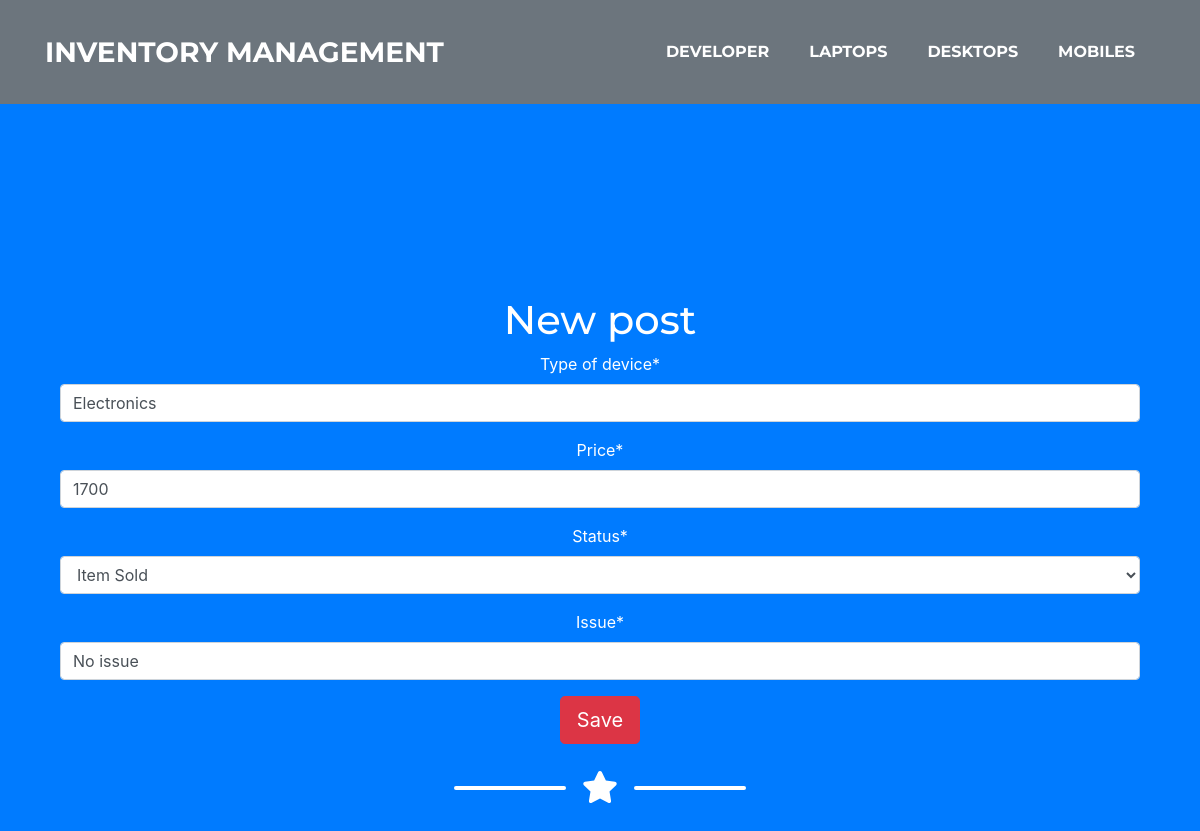
Page /edit_desktop/1 on the committed database.
### inventory/models.py (models this page shows, shortened)
class Device(models.Model):
    type_of_device = models.CharField(max_length=200, blank=False)
    price          = models.PositiveIntegerField()
    issue          = models.CharField(max_length=200, default='No issue')
    choices        = (
                        ('AVAILABLE','Ready to Purchage'),
                        ('SOLD','Item Sold'),
                        ('Restocking','item restocking in few days')
                     )
    status         = models.CharField(max_length=200,choices=choices, default="SOLD")
    class Meta:
        abstract = True

class Desktop(Device):
    def get_absolute_url(self):
        return reverse('inv:desktops')

### inventory/views.py (the view)
# urls.py: path("edit_desktop/<int:pk>",views.EditDesktopView.as_view(),name="e_desktop"),
class EditDesktopView(UpdateView):
    form_class = DesktopForm
    template_name = "inventory/edit_form.html"
    model = Desktop

### inventory/forms.py
class DesktopForm(forms.ModelForm):
    class Meta:
        model  = Desktop
        fields = ('type_of_device','price','status','issue')

### templates/inventory/edit_form.html
{% extends 'base.html' %} {% load crispy_forms_tags %} {% block content %}
<div class="container techfont">
  <h1>New post</h1>
  <form method="POST" class="post-form">
    {% csrf_token %} {{form|crispy}}
    <button type="submit" class="btn btn-danger btn-lg">Save</button>
  </form>
</div>
{% endblock %}

### rows in the picture
Desktop: type_of_device "Electronics", price "1700", status "Item Sold", issue "No issue"
